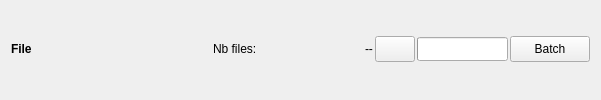
         <widget class="QWidget" name="widget" native="true">
          <layout class="QHBoxLayout" name="horizontalLayout">
           <property name="spacing">
            <number>2</number>
           </property>
           <property name="topMargin">
            <number>0</number>
           </property>
           <property name="bottomMargin">
            <number>2</number>
           </property>
           <item>
            <widget class="QLabel" name="scrollModeLabel">
             <property name="minimumSize">
              <size>
               <width>200</width>
               <height>0</height>
              </size>
             </property>
             <property name="font">
              <font>
               <weight>75</weight>
               <bold>true</bold>
              </font>
             </property>
             <property name="text">
              <string>File</string>
             </property>
            </widget>
           </item>
           <item>
            <widget class="QLabel" name="scrollInfoLabel">
             <property name="minimumSize">
              <size>
               <width>150</width>
               <height>0</height>
              </size>
             </property>
             <property name="text">
              <string>Nb files:</string>
             </property>
            </widget>
           </item>
           <item>
            <widget class="QLabel" name="nbFilesLabel">
             <property name="sizePolicy">
              <sizepolicy hsizetype="Expanding" vsizetype="Preferred">
               <horstretch>0</horstretch>
               <verstretch>0</verstretch>
              </sizepolicy>
             </property>
             <property name="text">
              <string>--</string>
             </property>
            </widget>
           </item>
           <item>
            <widget class="QPushButton" name="stopLoadButton">
             <property name="maximumSize">
              <size>
               <width>16777215</width>
               <height>26</height>
              </size>
             </property>
             <property name="toolTip">
              <string>Stop current importation</string>
             </property>
             <property name="statusTip">
              <string>Stop current importation (if there are too many files for example)</string>
             </property>
             <property name="text">
              <string/>
             </property>
             <property name="icon">
              <iconset resource="../../main/piaf.qrc">
               <normaloff>:/images/16x16/dialog-close.png</normaloff>:/images/16x16/dialog-close.png</iconset>
             </property>
            </widget>
           </item>
           <item>
            <widget class="QProgressBar" name="loadProgressBar">
             <property name="sizePolicy">
              <sizepolicy hsizetype="Expanding" vsizetype="Minimum">
               <horstretch>0</horstretch>
               <verstretch>0</verstretch>
              </sizepolicy>
             </property>
             <property name="maximumSize">
              <size>
               <width>250</width>
               <height>24</height>
              </size>
             </property>
             <property name="toolTip">
              <string>Files importation progress</string>
             </property>
             <property name="value">
              <number>0</number>
             </property>
             <property name="textVisible">
              <bool>false</bool>
             </property>
            </widget>
           </item>
           <item>
            <widget class="QPushButton" name="batchButton">
             <property name="maximumSize">
              <size>
               <width>16777215</width>
               <height>26</height>
              </size>
             </property>
             <property name="toolTip">
              <string>Batch process selected files</string>
             </property>
             <property name="text">
              <string>Batch</string>
             </property>
             <property name="icon">
              <iconset resource="../../main/piaf.qrc">
               <normaloff>:/images/22x22/system-run.png</normaloff>:/images/22x22/system-run.png</iconset>
             </property>
             <property name="iconSize">
              <size>
               <width>16</width>
               <height>16</height>
              </size>
             </property>
            </widget>
           </item>
          </layout>
         </widget>
